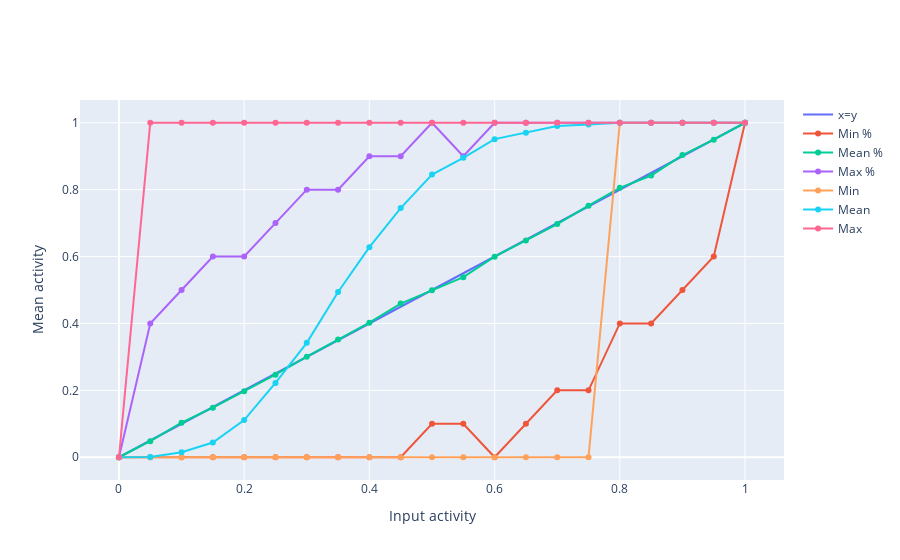

Notebook code for this chart:
### Code cell
# plot all the tested thresholds, by different lines in the xs vs. ys plot with plotly
# x values are input activity, y values are mean activity of the second layer
fig = go.Figure()
fig.add_trace(go.Scatter(x=thresholds[:,0], y=thresholds[:,0], mode='lines', name="x=y"))
fig.add_trace(go.Scatter(x=thresholds[:,0], y=thresholds[:,1], mode='lines+markers', name="Min %"))
fig.add_trace(go.Scatter(x=thresholds[:,0], y=thresholds[:,2], mode='lines+markers', name="Mean %"))
fig.add_trace(go.Scatter(x=thresholds[:,0], y=thresholds[:,3], mode='lines+markers', name="Max %"))
fig.add_trace(go.Scatter(x=thresholds[:,0], y=thresholds[:,4], mode='lines+markers', name="Min"))
fig.add_trace(go.Scatter(x=thresholds[:,0], y=thresholds[:,5], mode='lines+markers', name="Mean"))
fig.add_trace(go.Scatter(x=thresholds[:,0], y=thresholds[:,6], mode='lines+markers', name="Max"))

fig.update_xaxes(title="Input activity")
fig.update_yaxes(title="Mean activity")
fig.show()

### Figure 1 — Plotly figure (JSON) as saved in the notebook; plotly's stock layout.template omitted (floating-point values rounded to 4 significant figures)
{"data": [{"mode": "lines", "name": "x=y", "type": "scatter", "x": [0, 0.05, 0.1, 0.15, 0.2, 0.25, 0.3, 0.35, 0.4, 0.45, 0.5, 0.55, 0.6, 0.65, 0.7, 0.75, 0.8, 0.85, 0.9, 0.95, 1], "y": [0, 0.05, 0.1, 0.15, 0.2, 0.25, 0.3, 0.35, 0.4, 0.45, 0.5, 0.55, 0.6, 0.65, 0.7, 0.75, 0.8, 0.85, 0.9, 0.95, 1]}, {"mode": "lines+markers", "name": "Min %", "type": "scatter", "x": [0, 0.05, 0.1, 0.15, 0.2, 0.25, 0.3, 0.35, 0.4, 0.45, 0.5, 0.55, 0.6, 0.65, 0.7, 0.75, 0.8, 0.85, 0.9, 0.95, 1], "y": [0, 0, 0, 0, 0, 0, 0, 0, 0, 0, 0.1, 0.1, 0, 0.1, 0.2, 0.2, 0.4, 0.4, 0.5, 0.6, 1]}, {"mode": "lines+markers", "name": "Mean %", "type": "scatter", "x": [0, 0.05, 0.1, 0.15, 0.2, 0.25, 0.3, 0.35, 0.4, 0.45, 0.5, 0.55, 0.6, 0.65, 0.7, 0.75, 0.8, 0.85, 0.9, 0.95, 1], "y": [0, 0.0481, 0.1032, 0.1482, 0.1974, 0.2467, 0.3006, 0.3521, 0.4023, 0.4593, 0.499, 0.5384, 0.5996, 0.6482, 0.6971, 0.7521, 0.8054, 0.8422, 0.9034, 0.9494, 1]}, {"mode": "lines+markers", "name": "Max %", "type": "scatter", "x": [0, 0.05, 0.1, 0.15, 0.2, 0.25, 0.3, 0.35, 0.4, 0.45, 0.5, 0.55, 0.6, 0.65, 0.7, 0.75, 0.8, 0.85, 0.9, 0.95, 1], "y": [0, 0.4, 0.5, 0.6, 0.6, 0.7, 0.8, 0.8, 0.9, 0.9, 1, 0.9, 1, 1, 1, 1, 1, 1, 1, 1, 1]}, {"mode": "lines+markers", "name": "Min", "type": "scatter", "x": [0, 0.05, 0.1, 0.15, 0.2, 0.25, 0.3, 0.35, 0.4, 0.45, 0.5, 0.55, 0.6, 0.65, 0.7, 0.75, 0.8, 0.85, 0.9, 0.95, 1], "y": [0, 0, 0, 0, 0, 0, 0, 0, 0, 0, 0, 0, 0, 0, 0, 0, 1, 1, 1, 1, 1]}, {"mode": "lines+markers", "name": "Mean", "type": "scatter", "x": [0, 0.05, 0.1, 0.15, 0.2, 0.25, 0.3, 0.35, 0.4, 0.45, 0.5, 0.55, 0.6, 0.65, 0.7, 0.75, 0.8, 0.85, 0.9, 0.95, 1], "y": [0, 0.001, 0.015, 0.044, 0.111, 0.222, 0.342, 0.494, 0.628, 0.745, 0.845, 0.895, 0.951, 0.97, 0.99, 0.995, 1, 1, 1, 1, 1]}, {"mode": "lines+markers", "name": "Max", "type": "scatter", "x": [0, 0.05, 0.1, 0.15, 0.2, 0.25, 0.3, 0.35, 0.4, 0.45, 0.5, 0.55, 0.6, 0.65, 0.7, 0.75, 0.8, 0.85, 0.9, 0.95, 1], "y": [0, 1, 1, 1, 1, 1, 1, 1, 1, 1, 1, 1, 1, 1, 1, 1, 1, 1, 1, 1, 1]}], "layout": {"xaxis": {"title": {"text": "Input activity"}}, "yaxis": {"title": {"text": "Mean activity"}}}}
